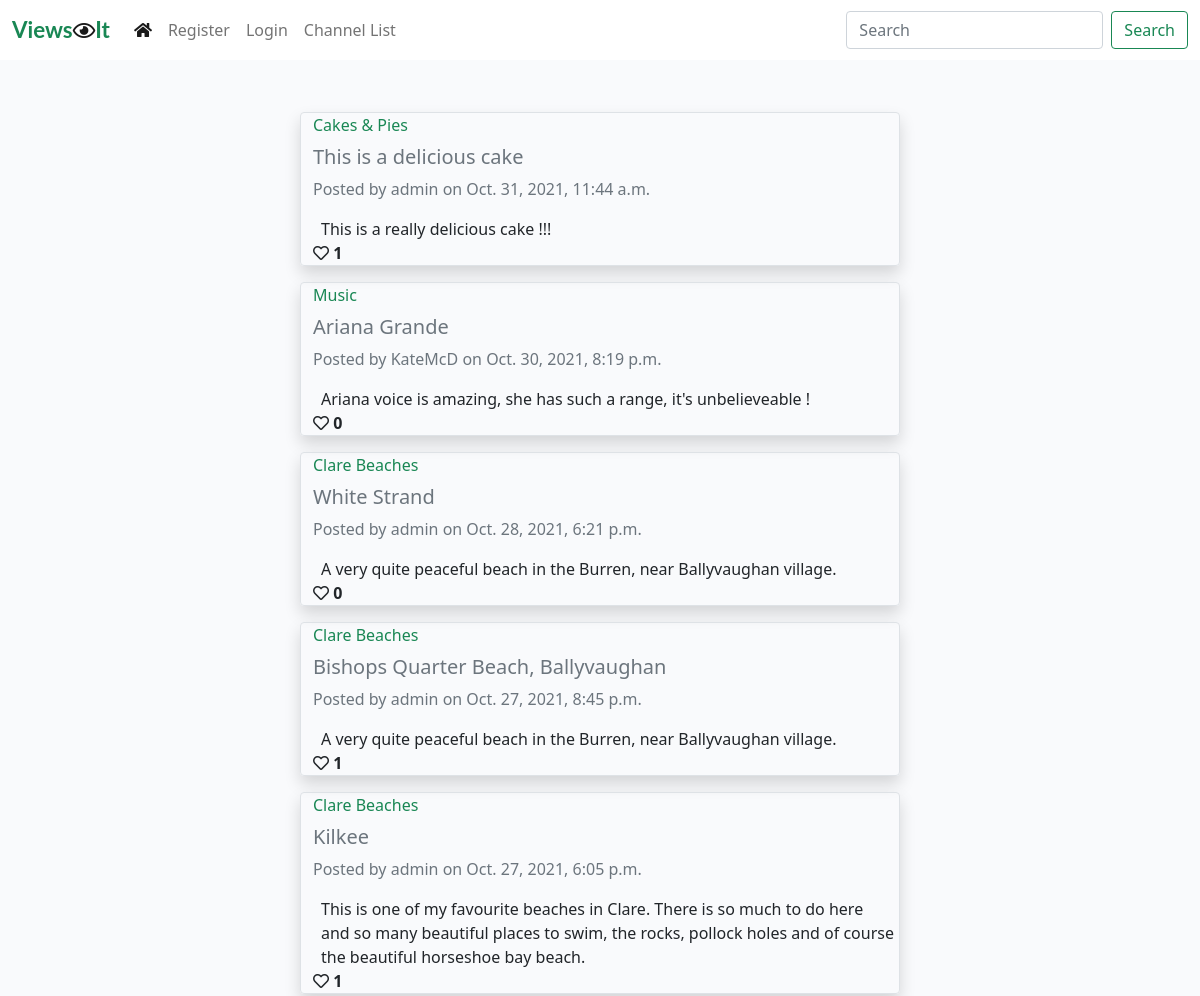
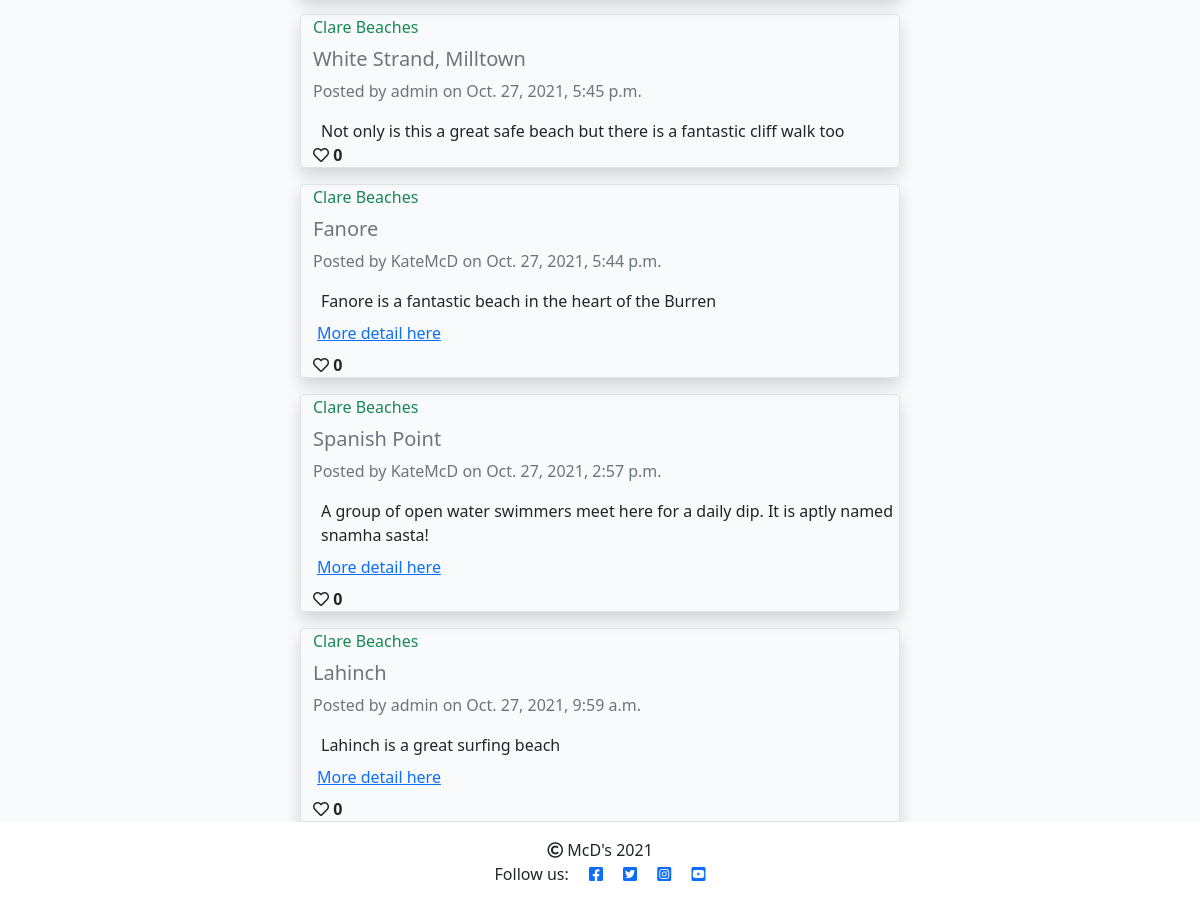
The page / on the database its author committed (2 pictures, top to bottom).
### viewsit_app/models.py (models this page shows, shortened)
class ChannelPosts(models.Model):
    title = models.CharField(max_length=200)
    slug_url = models.SlugField(max_length=250, unique=True)
    channel = models.ForeignKey(Channel, on_delete=models.CASCADE,
                                related_name='channelposts')
    channel_post = models.CharField(max_length=200, blank=True)
    post_image = CloudinaryField('image', blank=True)
    post_url = models.URLField(max_length=250, blank=True)
    author = models.ForeignKey(User, on_delete=models.CASCADE,
                               related_name="authorposts")
    created_on = models.DateTimeField(auto_now_add=True)
    updated_on = models.DateTimeField(auto_now=True)
    status = models.IntegerField(choices=STATUS, default=0)
    likes = models.ManyToManyField(User, related_name='post_likes', blank=True)
    class Meta:
        ordering = ['-updated_on']
    def number_of_likes(self):
        return self.likes.count()

class Channel(models.Model):
    topic = models.CharField(max_length=50)
    topic_url = models.SlugField(max_length=50, unique=True)
    description = models.CharField(max_length=200)
    author = models.ForeignKey(User, on_delete=models.CASCADE,
                               related_name="channels")
    created_on = models.DateTimeField(auto_now_add=True)
    updated_on = models.DateTimeField(auto_now=True)
    status = models.IntegerField(choices=STATUS, default=0)
    class Meta:
        ordering = ['-created_on']
    def __str__(self):
        return self.topic

### viewsit_app/views.py (the view)
# urls.py: path('', views.ChannelViewAll.as_view(), name=''),
class ChannelViewAll(View):
    def get(self, request, *args, **kwargs):
        messages = ()
        message_string = request.GET.get('messages', '')
        if message_string:
            messages = messages + (message_string, )
        if request.user.is_authenticated:
            queryset = ChannelPosts.objects.filter(
                Q(status__exact=1) | Q(author__exact=request.user),
                Q(channel__status__exact=1),
                ).order_by("-updated_on")
        else:
            queryset = ChannelPosts.objects.filter(
                Q(status__exact=1),
                Q(channel__status__exact=1),
                ).order_by("-updated_on")
        return render(
            request,
            "channel_view.html",
            {
                "post_list": queryset,
                "messages": messages,
                "current_user": request.user
            },
        )

### templates/channel_view.html (shortened to what this page needs)
{% extends "base.html" %}
{% block content %}
<div class="container-fluid">
    <div class="row">
        <div class="col-sm-6 mt-3 offset-md-3">
            {% for post in post_list %}
            {% if post.status == 0 %}
                <div class="row border rounded shadow mt-3 unapproved-bg">
            {% else %}
                <div class="row border rounded shadow mt-3">
            {% endif %}
                    {% if not channel_topic_url %}
                        <div class="col"><p class="card-text text-success">{{ post.channel }}</p></div>
                    {% endif %}
                    <div class="row mt-2"><h5 class="card-title text-muted">{{ post.title }}</h5></div>
                    <div class="col card-text text-secondary">Posted by {{ post.author }} on {{ post.updated_on }}</div>
                    {% if post.channel_post %}
                        <div class="row card-text mt-3 ms-2">{{ post.channel_post }}</div>
                    {% endif %}
                    {% if post.post_url %}
                        <div class="row card-text nav-link"><a href="{{ post.post_url }}" target="_blank">More detail here</a></div>
                    {% endif %}
                    <strong>
                        {% if user.is_authenticated %}
                            {% if channel_topic_url %}
                            <form class="d-inline" action="{% url 'channel_post_like' channel_slug=channel_topic_url post_slug=post.slug_url %}" method="POST">
                            {% else %}
                            <form class="d-inline" action="{% url 'channel_post_like' post_slug=post.slug_url %}" method="POST">
                            {% endif %}
                            {% csrf_token %}
                            {% if not post.number_of_likes == 0 %}
                                <button type="submit" name="blog_post_id" value="{{post.slug_url}}" class="btn-like">
                                    <i class="fas fa-heart"></i>
                                </button>
                            {% else %}
                                <button type="submit" name="blog_post_id" value="{{post.slug_url}}" class="btn-like">
                                    <i class="far fa-heart"></i>
                                </button>
                            {% endif %}
                            </form>
                        {% else %}
                            <span class="text_secondary"><i class="far fa-heart"></i></span>
                        {% endif %}
                        <span class="text_secondary">{{ post.number_of_likes }}</span>
                    </strong>
                </div>
            {% empty %}
                <div><h4>There are no posts to view.</h4></div>
            {% endfor %}
        </div>
    </div>
</div>
{%endblock%}

### static/css/style.css (style rules this page uses)
body { padding-top: 80px; }
.main-bg { background-color: #F9FAFC; }

### rows shown on the page
ChannelPosts: channel "Cakes & Pies", title "This is a delicious cake", author "admin", updated_on "Oct. 31, 2021, 11:44 a.m.", channel_post "This is a really delicious cake !!!", number_of_likes "1"
ChannelPosts: channel "Music", title "Ariana Grande", author "KateMcD", updated_on "Oct. 30, 2021, 8:19 p.m.", channel_post "Ariana voice is amazing, she has such a range, it's unbelieveable !", number_of_likes "0"
ChannelPosts: channel "Clare Beaches", title "White Strand", author "admin", updated_on "Oct. 28, 2021, 6:21 p.m.", channel_post "A very quite peaceful beach in the Burren, near Ballyvaughan village.", number_of_likes "0"
ChannelPosts: channel "Clare Beaches", title "Bishops Quarter Beach, Ballyvaughan", author "admin", updated_on "Oct. 27, 2021, 8:45 p.m.", channel_post "A very quite peaceful beach in the Burren, near Ballyvaughan village.", number_of_likes "1"
ChannelPosts: channel "Clare Beaches", title "Kilkee", author "admin", updated_on "Oct. 27, 2021, 6:05 p.m.", channel_post "This is one of my favourite beaches in Clare. There is so much to do here and so many beautiful places to swim, the rocks, pollock holes and of course the beautiful horseshoe bay beach.", number_of_likes "1"
ChannelPosts: channel "Clare Beaches", title "White Strand, Milltown", author "admin", updated_on "Oct. 27, 2021, 5:45 p.m.", channel_post "Not only is this a great safe beach but there is a fantastic cliff walk too", number_of_likes "0"
ChannelPosts: channel "Clare Beaches", title "Fanore", author "KateMcD", updated_on "Oct. 27, 2021, 5:44 p.m.", channel_post "Fanore is a fantastic beach in the heart of the Burren", number_of_likes "0"
ChannelPosts: channel "Clare Beaches", title "Spanish Point", author "KateMcD", updated_on "Oct. 27, 2021, 2:57 p.m.", channel_post "A group of open water swimmers meet here for a daily dip. It is aptly named snamha sasta!", number_of_likes "0"
ChannelPosts: channel "Clare Beaches", title "Lahinch", author "admin", updated_on "Oct. 27, 2021, 9:59 a.m.", channel_post "Lahinch is a great surfing beach", number_of_likes "0"
